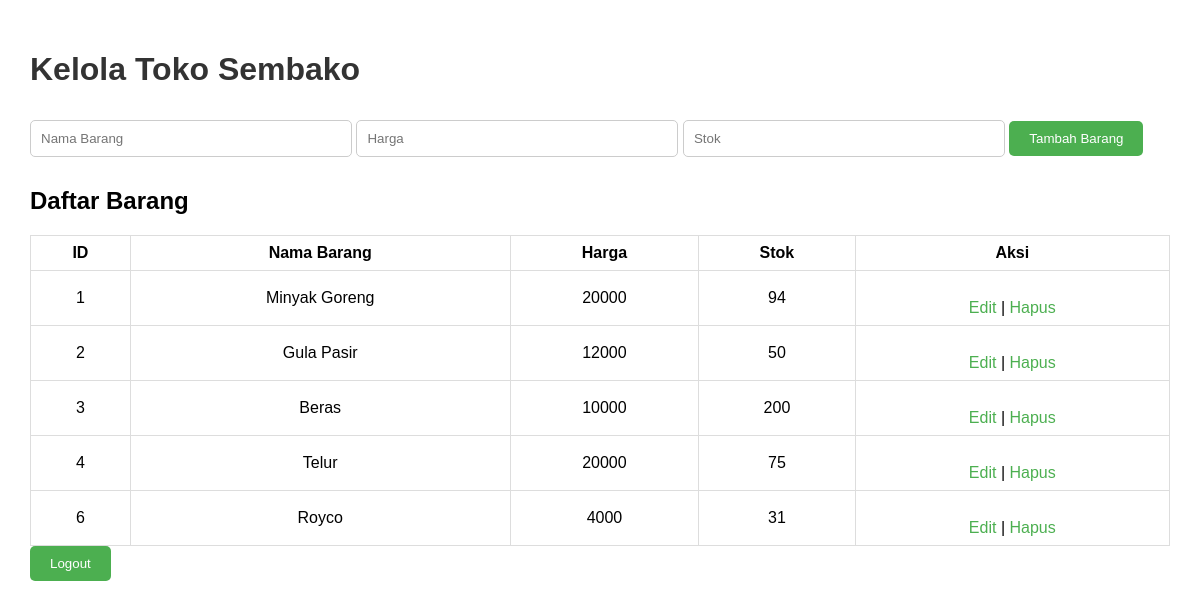
Screenshot of /admin.php (signed in) with the database file from the repository.
### tables this page shows
CREATE TABLE `barang` (
  `id_barang` int(11) NOT NULL AUTO_INCREMENT,
  `nama_barang` varchar(255) NOT NULL,
  `harga` float NOT NULL,
  `stok` int(11) NOT NULL,
  PRIMARY KEY (`id_barang`)
);

### admin.php (the view, shortened to what this page needs)
<?php
require 'db.php';
$result = mysqli_query($conn, "SELECT * FROM barang");
?>
<!DOCTYPE html>
<html lang="en">
<head>
    <link rel="stylesheet" href="style.css">
</head>
<body>
    <h1>Kelola Toko Sembako</h1>
    <form method="POST" action="admin.php">
        <input type="text" name="nama_barang" placeholder="Nama Barang" required>
        <input type="number" name="harga" placeholder="Harga" required>
        <input type="number" name="stok" placeholder="Stok" required>
        <button type="submit" name="add">Tambah Barang</button>
    </form>
    <h2>Daftar Barang</h2>
    <table border="1">
        <tr>
            <th>ID</th>
            <th>Nama Barang</th>
            <th>Harga</th>
            <th>Stok</th>
            <th>Aksi</th>
        </tr>
        <?php while ($row = mysqli_fetch_assoc($result)): ?>
        <tr>
            <td><?= $row['id_barang'] ?></td>
            <td><?= $row['nama_barang'] ?></td>
            <td><?= $row['harga'] ?></td>
            <td><?= $row['stok'] ?></td>
            <td>
                <a href="edit.php?id_barang=<?= $row['id_barang'] ?>">Edit</a> |
                <a href="admin.php?delete=<?= $row['id_barang'] ?>" onclick="return confirm('Apakah Anda yakin ingin menghapus barang ini?');">Hapus</a>
            </td>
        </tr>
        <?php endwhile; ?>
    </table>
    <form method="POST" action="admin.php">
        <button type="submit" name="logout">Logout</button>
    </form>
</body>
</html>

### style.css (style rules this page uses)
body { font-family: Arial, sans-serif; margin: 20px; padding: 10px; }
h1 { color: #333; }
form { margin-bottom: 20px; }
input[type="text"], input[type="password"], input[type="number"] { padding: 8px; margin: 5px 0; width: 250px; }
button { padding: 8px 16px; background-color: #4CAF50; color: white; border: none; cursor: pointer; }
table { width: 100%; border-collapse: collapse; margin-top: 20px; }
table, th, td { border: 1px solid #ddd; }
th, td { padding: 8px; text-align: center; }
a { color: #4CAF50; text-decoration: none; margin-top: 20px; display: inline-block; }
input[type="text"], input[type="number"] { padding: 10px; width: 300px; margin: 10px 0; border: 1px solid #ccc; border-radius: 5px; }
button[type="submit"] { padding: 10px 20px; background-color: #4CAF50; color: white; border: none; border-radius: 5px; cursor: pointer; }
form button { background-color: #f44336; }

### rows the page displays
barang: id_barang "1", nama_barang "Minyak Goreng", harga "20000", stok "94"
barang: id_barang "2", nama_barang "Gula Pasir", harga "12000", stok "50"
barang: id_barang "3", nama_barang "Beras", harga "10000", stok "200"
barang: id_barang "4", nama_barang "Telur", harga "20000", stok "75"
barang: id_barang "6", nama_barang "Royco", harga "4000", stok "31"
